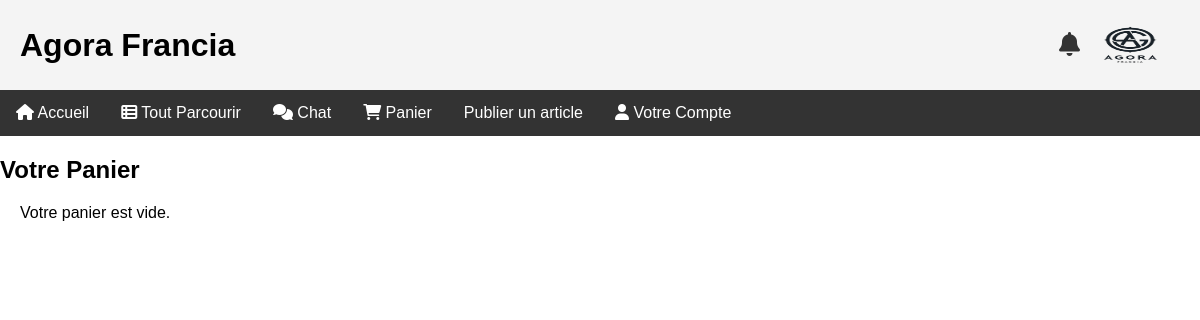
Before: /cart.php (signed in) with the older database file.
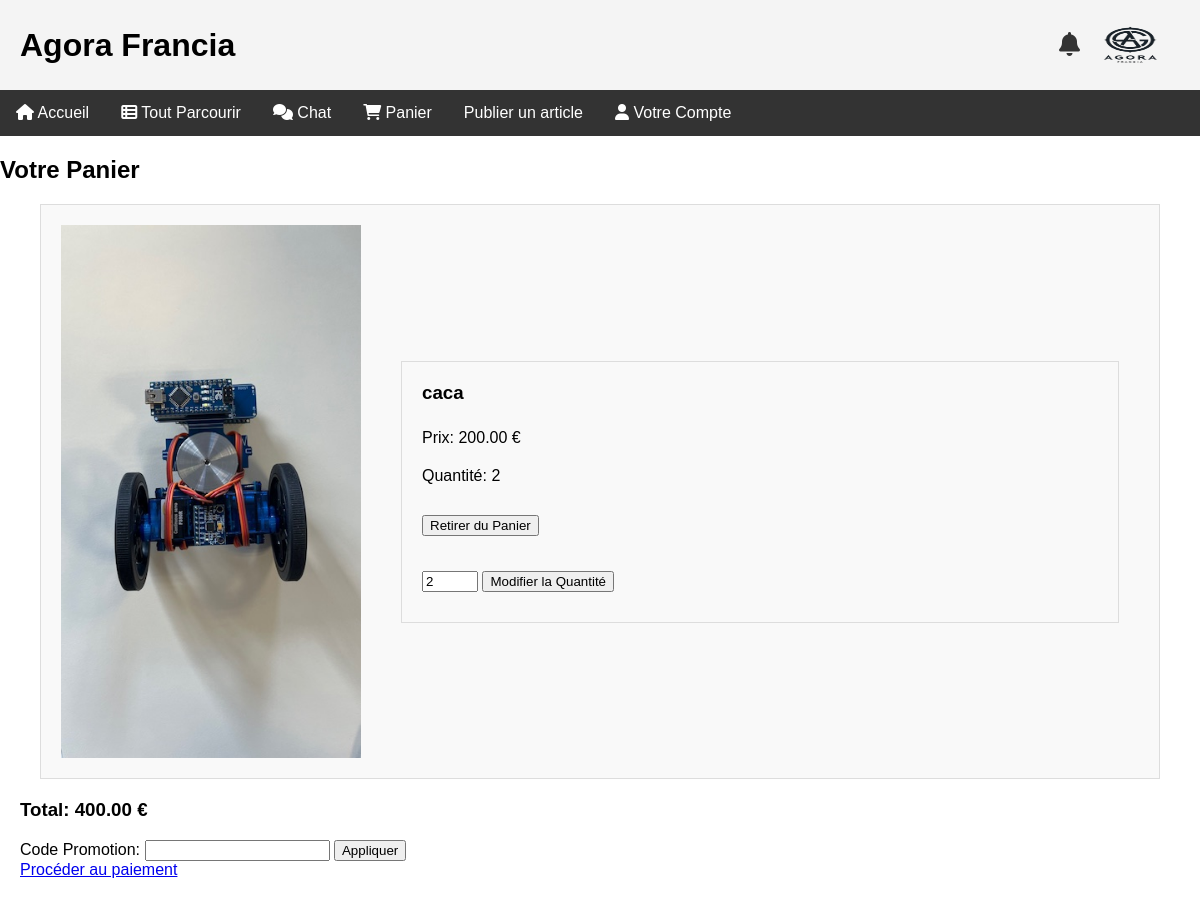
After: the same page with the newer database file.
### tables this page shows
CREATE TABLE `panier` (
  `id` int(11) NOT NULL,
  `acheteur_id` int(11) DEFAULT NULL,
  `article_id` int(11) DEFAULT NULL,
  `quantite` int(11) DEFAULT NULL
);

CREATE TABLE `articles` (
  `id` int(11) NOT NULL,
  `nom` varchar(100) DEFAULT NULL,
  `description` text,
  `categorie` enum('meubles','objets_art','accessoire_vip','materiels_scolaires') DEFAULT NULL,
  `prix` decimal(10,2) DEFAULT NULL,
  `quantite` int(11) DEFAULT NULL,
  `vendeur_id` int(11) DEFAULT NULL,
  `date_ajout` timestamp NOT NULL DEFAULT CURRENT_TIMESTAMP,
  `type_vente` enum('immediate','negociation','enchere') DEFAULT NULL,
  `etat` enum('neuf avec etiquette','neuf sans etiquette','tres bon etat','bon etat','satisfaisant') DEFAULT NULL,
  `photo` varchar(255) DEFAULT NULL,
  `video` varchar(255) DEFAULT NULL
);

### cart.php (the view, shortened to what this page needs)
<?php
include 'db_connect.php';
$acheteur_id = $_SESSION['user_id'];
$promo_code = isset($_POST['promo_code']) ? $_POST['promo_code'] : '';
try {
    $stmt = $pdo->prepare("SELECT p.id, p.quantite, a.nom, a.prix, a.photo, a.quantite AS stock_quantite FROM panier p JOIN articles a ON p.article_id = a.id WHERE p.acheteur_id = ?");
    $stmt->execute([$acheteur_id]);
    $panier = $stmt->fetchAll();
    $total = 0;
    foreach ($panier as $article) {
        $total += $article['prix'] * $article['quantite'];
    }
} catch (PDOException $e) {
    echo "Erreur: " . $e->getMessage();
    die();
}
?>
<!DOCTYPE html>
<html lang="fr">
<head>
    <link href="style.css" rel="stylesheet" type="text/css" />
    <link rel="stylesheet" href="https://cdnjs.cloudflare.com/ajax/libs/font-awesome/6.0.0-beta3/css/all.min.css">
</head>
<body>
<div class="wrapper">
    <div class="header">
        <h1>Agora Francia</h1>
        <div class="logo-notification">
            <a href="notifications.html" class="notification-icon"><i class="fas fa-bell"></i></a>
            <img src="logo.png" width="100" height="100" alt="logoAgora">
        </div>
    </div>
    <div class="navigation">
        <a href="index.html"><i class="fas fa-home"></i> Accueil</a>
        <a href="browse.php"><i class="fas fa-th-list"></i> Tout Parcourir</a>
        <a href="chat.php"><i class="fas fa-comments"></i> Chat</a>
        <a href="cart.php"><i class="fas fa-shopping-cart"></i> Panier</a>
        <?php if (isset($_SESSION['user_id'])): ?>
            <a href="publish_article.php">Publier un article</a>
        <?php endif; ?>
        <div class="dropdown">
            <a href="#votrecompte" class="dropbtn"><i class="fas fa-user"></i> Votre Compte</a>
        </div>
    </div>
    <h2>Votre Panier</h2>
    <div class="panier">
        <?php if ($panier): ?>
            <?php foreach ($panier as $article): ?>
                <div class="article-container">
                    <?php if ($article['photo']): ?>
                        <img src="<?php echo htmlspecialchars($article['photo']); ?>" alt="Photo de l'article" class="article-photo">
                    <?php endif; ?>
                    <div class="article-details">
                        <h3><?php echo htmlspecialchars($article['nom']); ?></h3>
                        <p>Prix: <?php echo htmlspecialchars($article['prix']); ?> €</p>
                        <p>Quantité: <?php echo htmlspecialchars($article['quantite']); ?></p>
                        <form action="remove_from_cart.php" method="post">
                            <input type="submit" value="Retirer du Panier">
                        </form>
                        <form action="update_cart_quantity.php" method="post">
                            <input type="number" name="quantity" value="<?php echo $article['quantite']; ?>" min="1" max="<?php echo $article['stock_quantite']; ?>">
                            <input type="submit" value="Modifier la Quantité">
                        </form>
                    </div>
                </div>
            <?php endforeach; ?>
            <h3>Total: <?php echo number_format($total, 2); ?> €</h3>
            <form action="cart.php" method="post">
                <label for="promo_code">Code Promotion:</label>
                <input type="text" id="promo_code" name="promo_code" value="<?php echo htmlspecialchars($promo_code); ?>">
                <input type="submit" value="Appliquer">
            </form>
            <a href="checkout.php">Procéder au paiement</a>
        <?php else: ?>
            <p>Votre panier est vide.</p>
        <?php endif; ?>
    </div>
</body>
</html>

Changed rows visible on the page:
added panier: article.photo (picture), article.nom "caca", article.prix "200.00", quantite "2", quantity "2"
Other visible differences:
$total: (not shown) → "400.00"
form field value: (not shown) → "Appliquer"
text no longer shown: "Votre panier est vide."
text now shown: "Total: € Code Promotion: Procéder au paiement"
